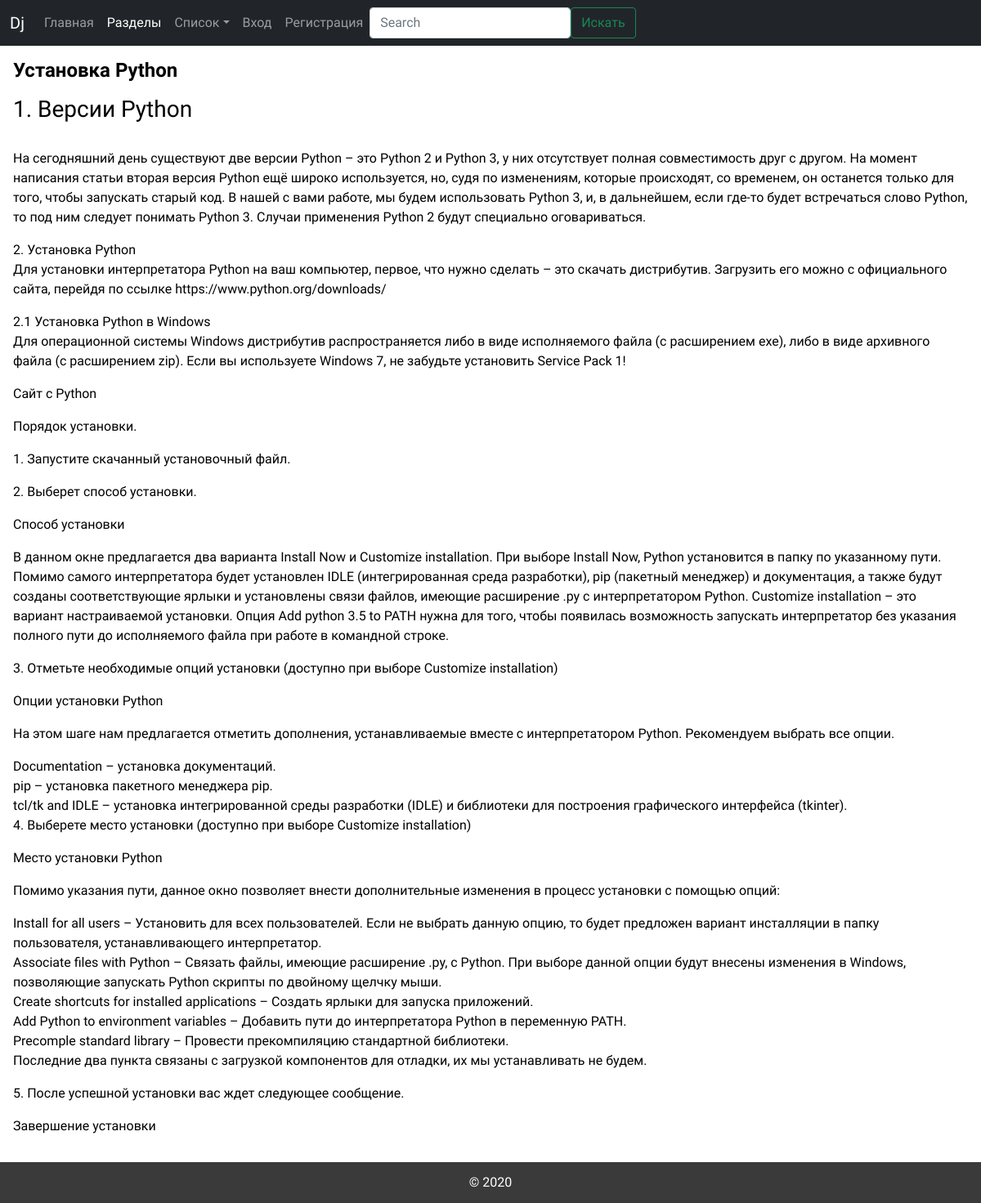
Screenshot of /learn/2 with the database file from the repository.
### main/models.py (models this page shows, shortened)
class titleList(models.Model):
    id_title = models.AutoField(primary_key=True)
    id_section = models.ForeignKey(sectionList, on_delete=models.PROTECT, verbose_name="Раздел")
    title = models.CharField(max_length = 50, verbose_name="Пост")
    article_text = models.TextField(null=True, verbose_name="Текст")
    class Meta:
        verbose_name = 'Пост'
        verbose_name_plural = 'Посты'

### learn/views.py (the view)
# urls.py: path('<int:pk>', views.newDetailView.as_view(), name='news_detail'),
class newDetailView(DetailView):
    model = titleList
    template_name = "learn/page.html"
    context_object_name = "article"
    print(titleList.title)

### learn/templates/learn/page.html
{% extends "learn/wrapper.html" %}
{% block content %}
<main>
<section class="p-3 sectionMM">
    <p class="section h4 w-100">{{article.title}}</p>
    <p>
        {% autoescape off %}
        {{article.article_text|linebreaks}}
        {% endautoescape %}
    </p>
</section>
</main>
{% endblock %}

### rows the page displays
titleList: title "Установка Python", article_text "1. Версии Python На сегодняшний день существуют две версии Python – это Python 2 и Python 3, у них отсутствует полная совместимость друг с другом. На момент написания статьи вторая версия Python ещё широко используется, но, судя по изменениям, которые происходят, со временем, он останется только для того, чтобы запускать старый код. В нашей с вами работе, мы будем использовать Python 3, и, в дальнейшем, если где-то будет встречаться слово Python, то под ним следует понимать Python 3. Случаи применения Python 2 будут специально оговариваться. 2. Установка Python Для установки интерпретатора Python на ваш компьютер, первое, что нужно сделать – это скачать дистрибутив. Загрузить его можно с…"
